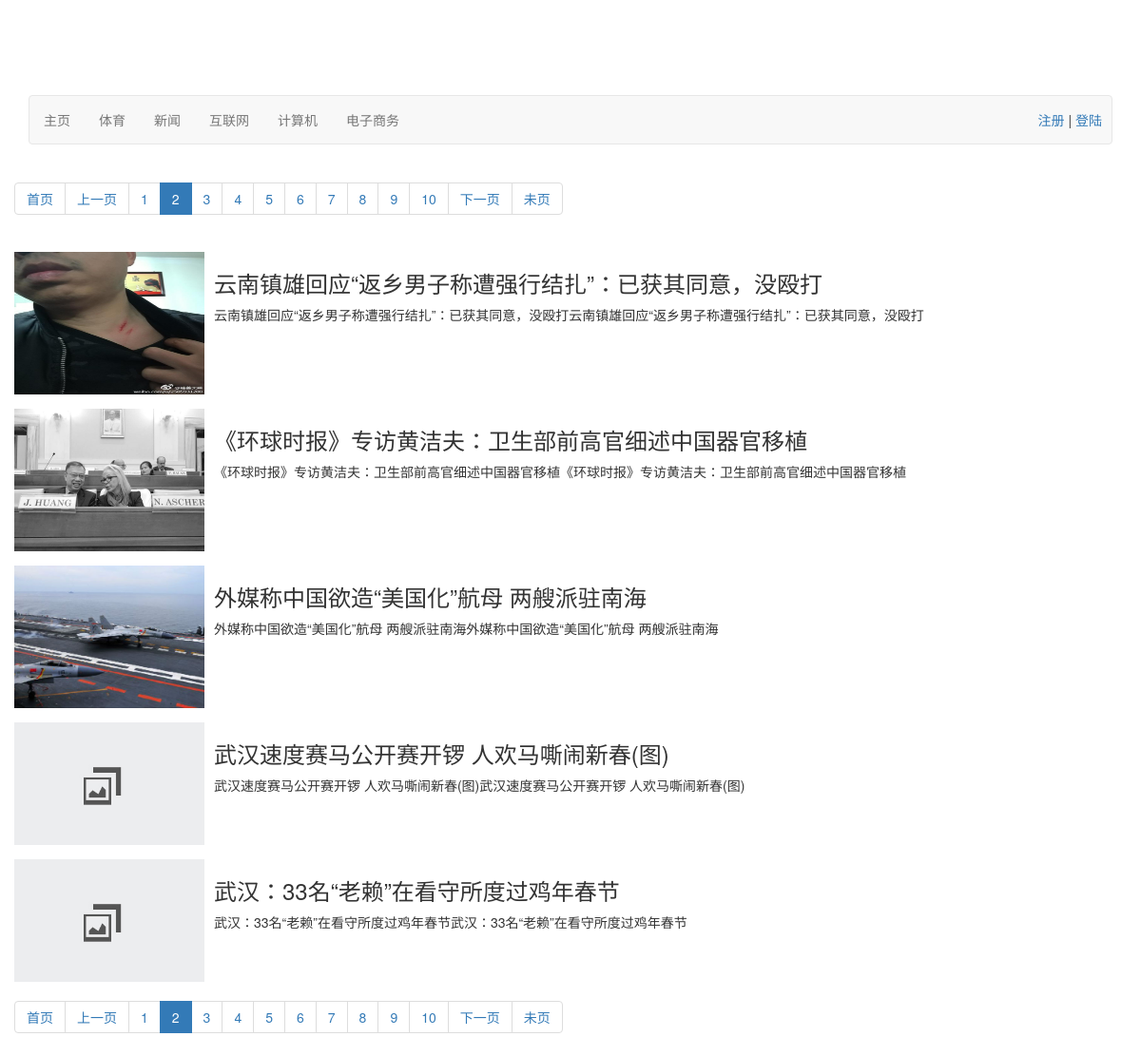
Page /?p=2 on the committed database.
### tables this page shows
CREATE TABLE `category` (
  `cat_id` int(10) unsigned NOT NULL AUTO_INCREMENT,
  `cat_name` varchar(300) NOT NULL,
  `pid` int(10) unsigned NOT NULL DEFAULT '0',
  PRIMARY KEY (`cat_id`)
);

CREATE TABLE `message` (
  `message_id` int(10) unsigned NOT NULL AUTO_INCREMENT,
  `title` varchar(200) NOT NULL DEFAULT '',
  `content` text NOT NULL,
  `addtime` int(11) NOT NULL,
  `img` varchar(200) NOT NULL,
  `cat_id` int(11) NOT NULL,
  PRIMARY KEY (`message_id`)
);

### lib/Mysql.class.php (called while the page is built, shortened)
<?php
	class Mysql {
		private $dbHost;
		private $dbUser;
		private $dbPwd;
		private $dbName;
		public function __construct($h,$u,$p,$db) {
			$this->dbHost = $h;
			$this->dbUser = $u;
			$this->dbPwd = $p;
			$this->dbName = $db;
		}
		public function connect() {
			return mysql_connect($this->dbHost,$this->dbUser,$this->dbPwd,$this->dbName);
		}
		public function query($sql) {
			return mysql_query($sql);
		}
		public function getAll($sql) {
			$res = $this->query($sql);
			$list = array();
			while ($row = mysql_fetch_assoc($res)) {
				$list[] = $row;
			}
			return $list;
		}
		public function getCol($sql) {
			$res = $this->query($sql);
			$row = mysql_fetch_row($res);
			return $row[0];
		}
	}
	$mysql = new Mysql('localhost','root','root','php');
 ?>

### model/CatModel.class.php (called while the page is built, shortened)
<?php
	class CatModel {
		private $db;
		private $tbName = "category";
		public function __construct(&$dbObj) {
			$this->db = $dbObj;
		}
		public function getCatList() {
			return $this->db->getAll("select * from " . $this->tbName . " order by cat_id desc");
		}
	}
 ?>

### model/MsgModel.class.php (called while the page is built, shortened)
<?php
	class MsgModel {
		private $db;
		public function __construct($dbObj) {
			$this->db = $dbObj;
		}
		public function getMsgList($p,$pagesize) {
			$sql = "SELECT m.*,c.`cat_name`,c.`pid` FROM message AS m LEFT JOIN category AS c ON m.cat_id = c.cat_id ORDER BY m.message_id DESC limit " . ($p-1) * $pagesize . " , " . $pagesize;
			return $this->db->getAll($sql);
		}
	}
 ?>

### index.php (the view, shortened to what this page needs)
<!DOCTYPE html>
<html lang="en">
<head>
<link rel="stylesheet" href="https://cdn.bootcss.com/bootstrap/3.3.7/css/bootstrap.min.css">
</head>
<body>
	<?php
		require('./lib/Mysql.class.php');
		require('./model/MsgModel.class.php');
		require('./admin/lib.php');
		require("./model/CatModel.class.php");
		$catModel = new CatModel($mysql);
		$MsgModel = new MsgModel($mysql);
	 ?>
	<div class="container">
		<div class="row">
			<div class="col-md-12">
				<nav class="navbar navbar-default" role="navigation">
					<ul class="nav navbar-nav">
						<li class="dropdown">
							<a href="/">主页</a>
						</li>
						<?php
							$catList = $catModel->
						getCatList();
							if (!empty($catList)) {
								foreach ($catList as $v) {
									?>
						<li class="dropdown">
							<a href="./cat.php?id=<?php echo $v['cat_id']?>
								" class="dropdown-toggle" data-toggle="dropdown">
								<?php echo $v['cat_name'] ?></a>
						</li>
						<?php
								}
							}
						 ?></ul>
						 <div class="pull-right mt10">
						 	<?php
						 		if (!empty($_SESSION['username'])) {
						 			?>
						 			<a href="./user.php">欢迎您,<?php echo !empty($_SESSION['username']) ? $_SESSION['username'] : ''; ?></a> | <a href="./user.php?act=loginout">退出</a>
						 			<?php
						 		} else {
						 			?>
								 	<a href="./user.php">注册</a> | <a href="./user.php">登陆</a>
						 			<?php
						 		}
						 	 ?>
						 </div>
					</nav>
				</div>
		</div>
		<div class="row">
			<?php
				$total = $mysql->getCol("select count(*) as total from message");
				$pagesize = 5;
				$page = ceil($total / $pagesize);
				$p = isset($_GET['p']) ? intval($_GET['p']) : 1;
				$msgList = $MsgModel->getMsgList($p,$pagesize);
			?>
			<?php
				echo showpage($p,$page);
			 ?>
			<?php
				if (!empty($msgList)) {
					foreach ($msgList as $v) {
			?>
				<div class="media">
						<?php
							if (!empty($v["img"]) && file_exists("./upload/" . $v["img"])) {
						?>
							<a class="pull-left" href="detail.php?cid=<?php echo $v["cat_id"]?>&id=<?php echo $v["message_id"]?>"><img class="media-object" style="width:200px;height:150px;" src="upload/<?php echo $v['img']?>" alt=""></a>
						<?php
							} else {
						?>
							<a class="pull-left" href="detail.php?cid=<?php echo $v["cat_id"]?>&id=<?php echo $v["message_id"]?>"><img class="media-object" style="width:200px;" src="images/nopic.jpg" alt=""></a>
						<?php
							}
						 ?>
					<div class="media-body">
						<h3><?php echo $v['title'] ?></h3>
						<div class="cnt"><?php
						 echo mb_substr(strip_tags(htmlspecialchars_decode($v['content'])), 0,360,'utf-8')?></div>
					</div>
				</div>
			<?php
					}
				}
			 ?>
			<?php
				echo showpage($p,$page);
			 ?>
		</div>
	</div>
</body>
</html>

### index.php (style rules this page uses)
body { padding:100px 0 0; }
.mt10 { margin-top:15px;margin-right:10px; }

### rows in the picture
category: cat_name "体育"
category: cat_name "新闻"
category: cat_name "互联网"
category: cat_name "计算机"
category: cat_name "电子商务"
message: img (picture), title "云南镇雄回应“返乡男子称遭强行结扎”：已获其同意，没殴打", content "云南镇雄回应“返乡男子称遭强行结扎”：已获其同意，没殴打云南镇雄回应“返乡男子称遭强行结扎”：已获其同意，没殴打"
message: img (picture), title "《环球时报》专访黄洁夫：卫生部前高官细述中国器官移植", content "《环球时报》专访黄洁夫：卫生部前高官细述中国器官移植《环球时报》专访黄洁夫：卫生部前高官细述中国器官移植"
message: img (picture), title "外媒称中国欲造“美国化”航母 两艘派驻南海", content "外媒称中国欲造“美国化”航母 两艘派驻南海外媒称中国欲造“美国化”航母 两艘派驻南海"
message: title "武汉速度赛马公开赛开锣 人欢马嘶闹新春(图)", content "武汉速度赛马公开赛开锣 人欢马嘶闹新春(图)武汉速度赛马公开赛开锣 人欢马嘶闹新春(图)"
message: title "武汉：33名“老赖”在看守所度过鸡年春节", content "武汉：33名“老赖”在看守所度过鸡年春节武汉：33名“老赖”在看守所度过鸡年春节"
